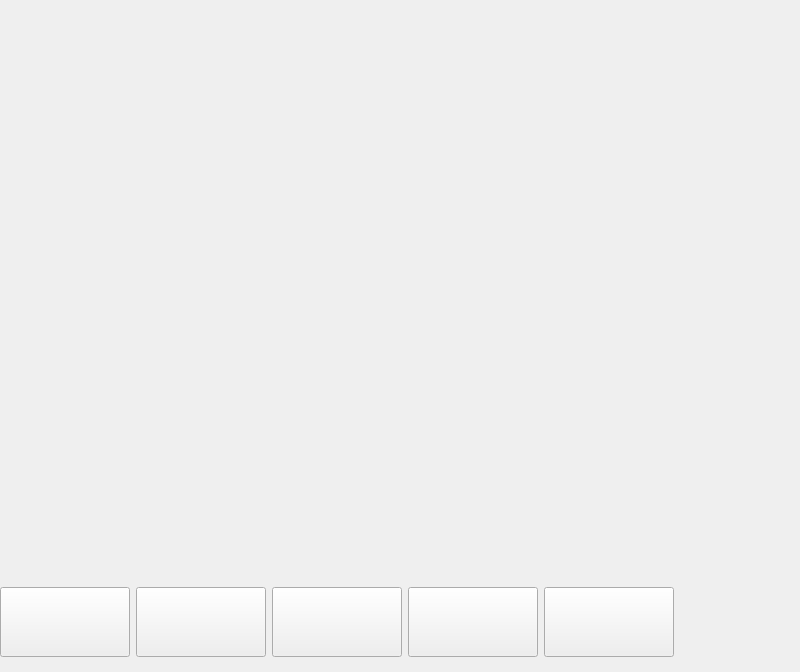
<?xml version="1.0" encoding="UTF-8"?>
<ui version="4.0">
 <class>PMainWindow</class>
 <widget class="QMainWindow" name="PMainWindow">
  <property name="geometry">
   <rect>
    <x>0</x>
    <y>0</y>
    <width>800</width>
    <height>672</height>
   </rect>
  </property>
  <property name="windowTitle">
   <string>PMainWindow</string>
  </property>
  <widget class="QWidget" name="centralwidget">
   <widget class="QWidget" name="gridLayoutWidget">
    <property name="geometry">
     <rect>
      <x>0</x>
      <y>587</y>
      <width>861</width>
      <height>81</height>
     </rect>
    </property>
    <layout class="QGridLayout" name="gridLayout">
     <property name="sizeConstraint">
      <enum>QLayout::SetMinAndMaxSize</enum>
     </property>
     <property name="rightMargin">
      <number>50</number>
     </property>
     <item row="0" column="3">
      <widget class="QToolButton" name="chattingroom">
       <property name="sizePolicy">
        <sizepolicy hsizetype="Expanding" vsizetype="Expanding">
         <horstretch>0</horstretch>
         <verstretch>0</verstretch>
        </sizepolicy>
       </property>
       <property name="minimumSize">
        <size>
         <width>130</width>
         <height>70</height>
        </size>
       </property>
       <property name="maximumSize">
        <size>
         <width>70</width>
         <height>70</height>
        </size>
       </property>
       <property name="styleSheet">
        <string notr="true">background-image: url(:/res/chatroom.png);</string>
       </property>
       <property name="text">
        <string/>
       </property>
       <property name="iconSize">
        <size>
         <width>70</width>
         <height>70</height>
        </size>
       </property>
      </widget>
     </item>
     <item row="0" column="2">
      <widget class="QToolButton" name="personal">
       <property name="sizePolicy">
        <sizepolicy hsizetype="Expanding" vsizetype="Expanding">
         <horstretch>0</horstretch>
         <verstretch>0</verstretch>
        </sizepolicy>
       </property>
       <property name="minimumSize">
        <size>
         <width>130</width>
         <height>70</height>
        </size>
       </property>
       <property name="maximumSize">
        <size>
         <width>70</width>
         <height>70</height>
        </size>
       </property>
       <property name="styleSheet">
        <string notr="true">background-image: url(:/res/personal.png);</string>
       </property>
       <property name="text">
        <string/>
       </property>
       <property name="iconSize">
        <size>
         <width>70</width>
         <height>70</height>
        </size>
       </property>
      </widget>
     </item>
     <item row="0" column="1">
      <widget class="QToolButton" name="book">
       <property name="sizePolicy">
        <sizepolicy hsizetype="Expanding" vsizetype="Expanding">
         <horstretch>0</horstretch>
         <verstretch>0</verstretch>
        </sizepolicy>
       </property>
       <property name="minimumSize">
        <size>
         <width>130</width>
         <height>70</height>
        </size>
       </property>
       <property name="maximumSize">
        <size>
         <width>70</width>
         <height>70</height>
        </size>
       </property>
       <property name="styleSheet">
        <string notr="true">background-image: url(:/res/myregister.png);</string>
       </property>
       <property name="text">
        <string/>
       </property>
       <property name="iconSize">
        <size>
         <width>70</width>
         <height>70</height>
        </size>
       </property>
       <property name="checkable">
        <bool>false</bool>
       </property>
      </widget>
     </item>
     <item row="0" column="4">
      <widget class="QToolButton" name="hospitalization">
       <property name="sizePolicy">
        <sizepolicy hsizetype="Expanding" vsizetype="Expanding">
         <horstretch>0</horstretch>
         <verstretch>0</verstretch>
        </sizepolicy>
       </property>
       <property name="minimumSize">
        <size>
         <width>130</width>
         <height>70</height>
        </size>
       </property>
       <property name="maximumSize">
        <size>
         <width>70</width>
         <height>70</height>
        </size>
       </property>
       <property name="styleSheet">
        <string notr="true">background-image: url(:/res/hospitalization.png);</string>
       </property>
       <property name="text">
        <string/>
       </property>
      </widget>
     </item>
     <item row="0" column="0">
      <widget class="QToolButton" name="home">
       <property name="sizePolicy">
        <sizepolicy hsizetype="Expanding" vsizetype="Expanding">
         <horstretch>0</horstretch>
         <verstretch>0</verstretch>
        </sizepolicy>
       </property>
       <property name="minimumSize">
        <size>
         <width>130</width>
         <height>70</height>
        </size>
       </property>
       <property name="maximumSize">
        <size>
         <width>70</width>
         <height>70</height>
        </size>
       </property>
       <property name="styleSheet">
        <string notr="true">background-image: url(:/res/home.png);</string>
       </property>
       <property name="text">
        <string/>
       </property>
       <property name="iconSize">
        <size>
         <width>70</width>
         <height>70</height>
        </size>
       </property>
      </widget>
     </item>
    </layout>
   </widget>
   <widget class="QStackedWidget" name="stackedWidget">
    <property name="geometry">
     <rect>
      <x>-1</x>
      <y>-2</y>
      <width>681</width>
      <height>591</height>
     </rect>
    </property>
    <property name="sizePolicy">
     <sizepolicy hsizetype="Expanding" vsizetype="Expanding">
      <horstretch>0</horstretch>
      <verstretch>0</verstretch>
     </sizepolicy>
    </property>
   </widget>
  </widget>
 </widget>
 <resources/>
 <connections/>
</ui>
